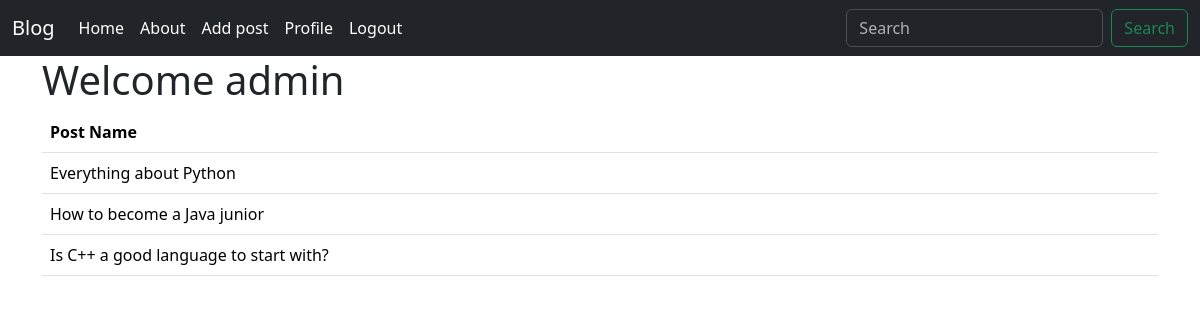
The page /profile/ (signed in) on the database as committed earlier.
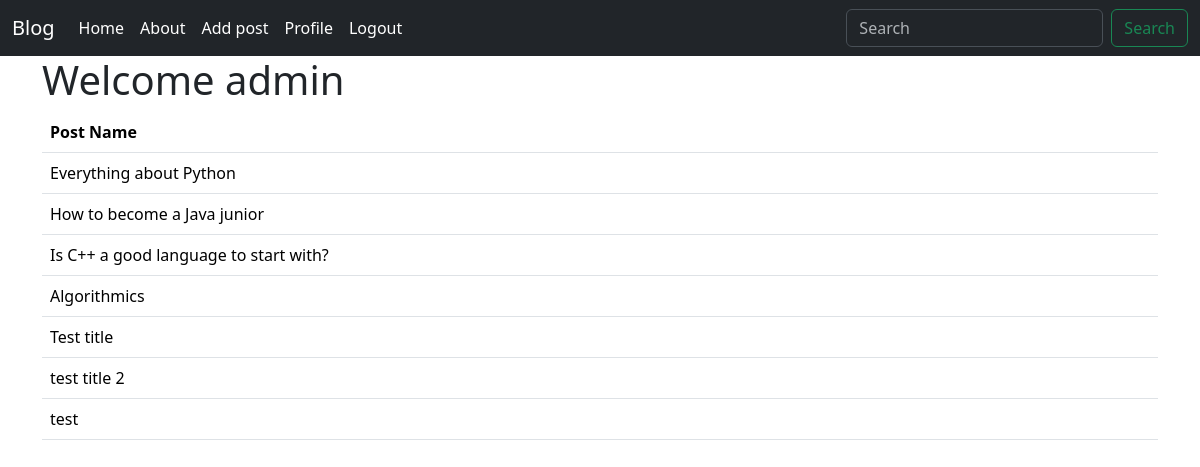
The same page on the database as committed later.
### posts/models.py (models this page shows)
class Posts(models.Model):
    user = models.ForeignKey(User, on_delete=models.CASCADE, default=1)
    title = models.CharField(max_length=100)
    content = models.TextField(null=True)
    def __str__(self):
        return self.title

### users/views.py (the view)
# urls.py: path('profile/', views.user_profile, name='users-profile'),
def user_profile(request):
    posts = Posts.objects.filter(user=request.user)
    print(request.user)
    print(posts)
    context = {'posts': posts}
    return render(request, 'users/profile.html', context)

### users/templates/users/profile.html
{% extends 'base.html' %}
{% block content %}
    <div class="container">
        <h1>Welcome {{ request.user }}</h1>
        <table class="table">
          <thead>
            <tr>
              <th scope="col">Post Name</th>
            </tr>
          </thead>
          <tbody>
            {% for post in posts %}
            <tr>
              <td>{{post.title}}</td>
            </tr>
          {% endfor %}
          </tbody>
        </table>
    </div>
{% endblock content %}

Rows that differ between the two databases and show on the page:
added Posts: title "Algorithmics"
added Posts: title "Test title"
added Posts: title "test title 2"
added Posts: title "test"
